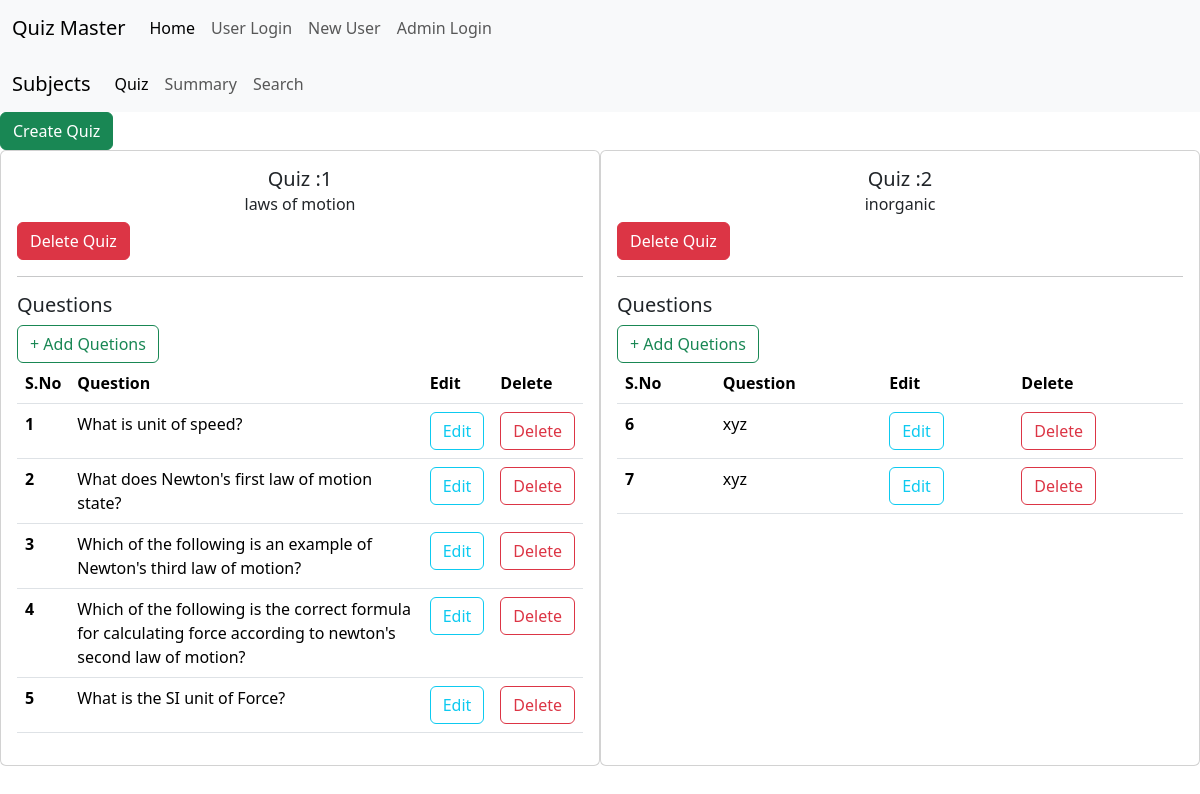
Page /admin_dash/quiz on the committed database.
### application/models.py (models this page shows, shortened)
class Quiz(db.Model):
    id=db.Column(db.Integer, primary_key=True)
    chapter_id=db.Column(db.Integer, db.ForeignKey('chapter.id'), nullable=False)
    date_of_quiz=db.Column(db.Date, nullable=False)
    time_duration=db.Column(db.Time, nullable=False)
    remarks=db.Column(db.String(120), nullable=True)
    questions=db.relationship('Question', backref='quiz', lazy=True)
    scores=db.relationship('Scores', backref='quiz', lazy=True)

class Chapter(db.Model):
    id=db.Column(db.Integer, primary_key=True)
    name=db.Column(db.String(80), unique=True, nullable=False)
    cdesc=db.Column(db.String(120), nullable=True)
    sub_id=db.Column(db.Integer, db.ForeignKey('subject.id'), nullable=False)
    quiz=db.relationship('Quiz', backref='chapter', lazy=True)

class Question(db.Model):
    id=db.Column(db.Integer, primary_key=True)
    quiz_id=db.Column(db.Integer, db.ForeignKey('quiz.id'), nullable=False)
    que_statement=db.Column(db.String(120), nullable=False)
    option_1=db.Column(db.String(80), nullable=False)
    option_2=db.Column(db.String(80), nullable=False)
    option_3=db.Column(db.String(80), nullable=False)
    option_4=db.Column(db.String(80), nullable=False)
    ans=db.Column(db.String(80), nullable=False)

### application/controllers.py (the view)
@app.route('/admin_dash/quiz',methods=['POST','GET'])
def admin_quiz():
    quizes=Quiz.query.all()
    chapters=Chapter.query.all()
    return render_template('admin_dash_quiz.html',quizes=quizes,chapters=chapters,questions=Question.query.all())

### templates/admin_dash_quiz.html (shortened to what this page needs)
{% extends 'base.html' %}
{% block content %}
<nav class="navbar navbar-expand-lg bg-body-tertiary">
    <div class="container-fluid">
      <a class="navbar-brand" href="/">Quiz Master</a>
      <div class="collapse navbar-collapse" id="navbarNav">
        <ul class="navbar-nav">
          <li class="nav-item">
            <a class="nav-link active" aria-current="page" href="/">Home</a>
          </li>
          <li class="nav-item">
            <a class="nav-link" href="/login">User Login</a>
          </li>
          <li class="nav-item">
            <a class="nav-link" href="/register">New User</a>
          </li>
          <li class="nav-item">
            <a class="nav-link" href="/admin">Admin Login</a>
          </li>
        </ul>
      </div>
    </div>
  </nav>
  <nav class="navbar navbar-expand-lg bg-body-tertiary">
    <div class="container-fluid">
      <a class="navbar-brand" href="/admin_dash">Subjects</a>
      <div class="collapse navbar-collapse" id="navbarSupportedContent">
        <ul class="navbar-nav me-auto mb-2 mb-lg-0">
          <li class="nav-item">
            <a class="nav-link active" aria-current="page" href="/admin_dash/quiz">Quiz</a>
          </li>
          <li class="nav-item">
            <a class="nav-link" href="/admin_dash/summary">Summary</a>
          </li>
          <li class="nav-item">
            <a class="nav-link" href="/admin_dash/search">Search</a>
          </li>
        </ul>
      </div>
    </div>
  </nav>
<div id="dashboard">
    <div>
      <a class="btn btn-success" href="/admin_dash/add_quiz">Create Quiz</a>
      <br>
      <div class="d-flex justify-content-center">
      {% for quiz in quizes %}
      <div class="card" style="width: 100rem;">
        <div class="card-body">
          <h5 class="card-title d-flex justify-content-center">Quiz :{{quiz.id}}</h5>
          {% for chapter in chapters %}
          {% if chapter.id == quiz.chapter_id %}
          <h6 class="card-subtitle mb-2 d-flex justify-content-center"text-body-secondary">{{chapter.name}}</h6>
          {% endif %}
          {% endfor %}
          <a class="btn btn-danger" href="/admin_dash/quiz/delete/{{quiz.id}}" class="card-link">Delete Quiz</a>
          <br>
          <hr>
          <table class="table">
            <h5>Questions</h5>
            <a class="btn btn-outline-success" href="/admin_dash/quiz/add_question/{{quiz.id}}" class="card-link">+ Add Quetions</a>
            <thead>
              <tr>
                <th scope="col">S.No</th>
                <th scope="col">Question</th>
                <th scope="col">Edit</th>
                <th scope="col">Delete</th>
              </tr>
            </thead>
            <tbody>
              {%for que in quiz.questions%}
              <tr>
                <th scope="row">{{que.id}}</th>
                <td>{{que.que_statement}}</td>
                <td><a class="btn btn-outline-info" href="/admin_dash/quiz/edit_que/{{que.id}}">Edit</a></td>
                <td><a class="btn btn-outline-danger" href="/admin_dash/quiz/delete_que/{{que.id}}">Delete</a></td>
              </tr>
              {%endfor%}
            </tbody>
          </table>
        </div>
      </div>
      {% endfor %}
    </div>
    </div>
</div>
{% endblock %}

### static/css/style.css (style rules this page uses)
body { margin: 0; padding: 0; }

### rows in the picture
Quiz: id "1"
Chapter: name "laws of motion"
Question: id "1", que_statement "What is unit of speed?"
Question: id "2", que_statement "What does Newton's first law of motion state?"
Question: id "3", que_statement "Which of the following is an example of Newton's third law of motion?"
Question: id "4", que_statement "Which of the following is the correct formula for calculating force according to newton's second law of motion?"
Question: id "5", que_statement "What is the SI unit of Force?"
Quiz: id "2"
Chapter: name "inorganic"
Question: id "6", que_statement "xyz"
Question: id "7", que_statement "xyz"
